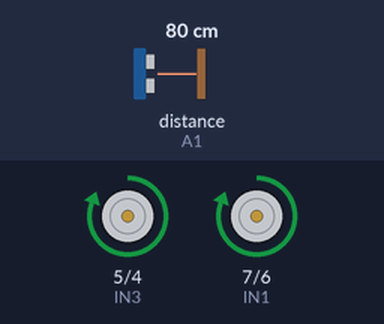
A sketch run on a simulated Arduino Uno, built with avr-gcc and run on an emulated ATmega328P. Shown: motor-driver pin pairs drawn as motors (green arrow = first pin HIGH = forward, orange = second pin HIGH = backward, longer = more drive). Inputs (shaded band) come from the test bench; at power-on: distance to the obstacle (sensor on A1) 80 cm. The echo pulse lasts 58.3 µs per cm.

Above: at 1.9 s.
2.0 s: distance to the obstacle (sensor on A1) set to 22 cm
3.5 s: distance to the obstacle (sensor on A1) set to 19 cm
At 4.16 s:
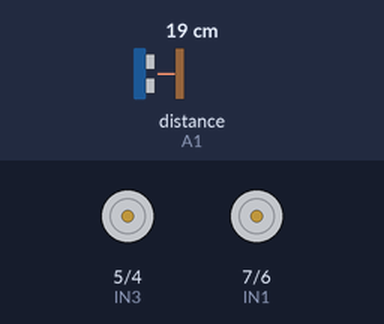
6.5 s: distance to the obstacle (sensor on A1) set to 35 cm
8.4 s: distance to the obstacle (sensor on A1) set to 2 cm
At 8.66 s:
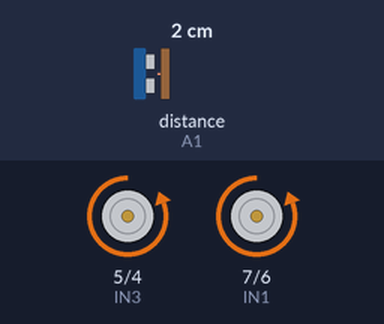
Timing chart, 0 to 12.4 s (numbered marks = the images above; inputs shaded):
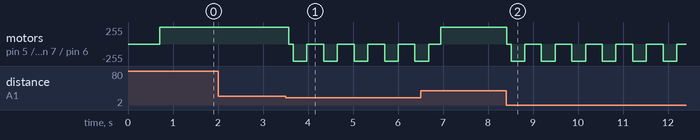

Measured:
- the behaviour switches between 21 and 20 cm on distance to the obstacle (sensor on A1) (found by bisection; images 0 and 1)
- after the input at 2.0 s, every drawn part: stays the same
- after the input at 3.5 s, motor on pin 5 (IN3) / pin 4 (IN4), motor on pin 7 (IN1) / pin 6 (IN2): forward 255/255 → stopped after 0.07 s, then repeats every 0.68 s: backward 255/255 0.31 s, stopped 0.37 s
- after the input at 8.4 s, motor on pin 5 (IN3) / pin 4 (IN4), motor on pin 7 (IN1) / pin 6 (IN2): forward 255/255 → stopped at once, then repeats every 0.68 s: backward 255/255 0.31 s, stopped 0.37 s

The sketch:

CarroEvitaObstaculos.ino
```cpp
#include <NewPing.h>
#define TRIG_PIN A0
#define ECHO_PIN A1
#define MAX_DISTANCE 200
#define MAX_SPEED 190 // sets speed of DC  motors
#define MAX_SPEED_OFFSET 20
NewPing sonar(TRIG_PIN, ECHO_PIN, MAX_DISTANCE);

boolean goesForward=false;
int distance = 100;
int speedSet = 0;

int IN1 = 7; //motor B
int IN2 = 6; //motor B
int IN3 = 5; //motor A
int IN4 = 4; //motor A

void setup( ){
 distance = readPing();
  delay(100);
  distance = readPing();
  delay(100);
  distance = readPing();
  delay(100);
  distance = readPing();
  delay(100);

pinMode (IN1, OUTPUT);    // Input1 conectada al pin 7 motor B
pinMode (IN2, OUTPUT);    // Input2 conectada al pin 6 motor B
pinMode (IN4, OUTPUT);    // Input4 conectada al pin 4 motor A
pinMode (IN3, OUTPUT);    // Input3 conectada al pin 5 motor A
}
void loop(){
if(distance<=20)
 {
  moveStop();
  delay(100);
  moveBackward();
  delay(300);
  moveStop();
  delay(200);
  }
 else
 {
  moveForward();
 }
 distance = readPing();
}
int readPing() {
  delay(70);
  int cm = sonar.ping_cm();
  if(cm==0)
  {
    cm = 250;
  }
  return cm;
}

void moveStop() {
   digitalWrite (IN4, LOW);
   digitalWrite (IN2, LOW);
   digitalWrite (IN3, LOW);
   digitalWrite (IN1, LOW);
  }

void moveForward() {
 if(!goesForward)
  {
    goesForward=true;
    digitalWrite (IN3, HIGH);
    digitalWrite (IN1, HIGH);
    delay(5);
   }
  }

void moveBackward() {
    goesForward=false;
    digitalWrite (IN4, HIGH);
    digitalWrite (IN2, HIGH);
    delay(5);
  }
```
